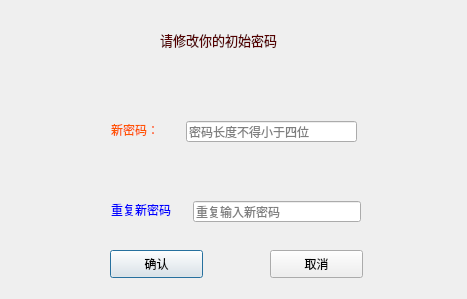
<?xml version="1.0" encoding="UTF-8"?>
<ui version="4.0">
 <class>edit_password</class>
 <widget class="QDialog" name="edit_password">
  <property name="geometry">
   <rect>
    <x>0</x>
    <y>0</y>
    <width>467</width>
    <height>299</height>
   </rect>
  </property>
  <property name="windowTitle">
   <string>修改初始密码</string>
  </property>
  <property name="styleSheet">
   <string notr="true">#edit_password{
border-image: url(:/school_logo/C:/Users/Defend/Desktop/picture/2.png);
}
#edit_password * {
border-image:url();
}</string>
  </property>
  <widget class="QLabel" name="label">
   <property name="geometry">
    <rect>
     <x>160</x>
     <y>30</y>
     <width>161</width>
     <height>21</height>
    </rect>
   </property>
   <property name="styleSheet">
    <string notr="true">border-image: url();</string>
   </property>
   <property name="text">
    <string>&lt;html&gt;&lt;head/&gt;&lt;body&gt;&lt;p&gt;&lt;span style=&quot; font-size:10pt; color:#550000;&quot;&gt;请修改你的初始密码&lt;/span&gt;&lt;/p&gt;&lt;/body&gt;&lt;/html&gt;</string>
   </property>
  </widget>
  <widget class="QLineEdit" name="lineEdit">
   <property name="geometry">
    <rect>
     <x>186</x>
     <y>121</y>
     <width>171</width>
     <height>21</height>
    </rect>
   </property>
   <property name="styleSheet">
    <string notr="true">border-image: url();</string>
   </property>
   <property name="placeholderText">
    <string>密码长度不得小于四位</string>
   </property>
  </widget>
  <widget class="QLabel" name="label_2">
   <property name="geometry">
    <rect>
     <x>111</x>
     <y>121</y>
     <width>68</width>
     <height>17</height>
    </rect>
   </property>
   <property name="styleSheet">
    <string notr="true">border-image: url();</string>
   </property>
   <property name="text">
    <string>&lt;html&gt;&lt;head/&gt;&lt;body&gt;&lt;p&gt;&lt;span style=&quot; color:#ff5500;&quot;&gt;新密码：  &lt;/span&gt;&lt;/p&gt;&lt;/body&gt;&lt;/html&gt;</string>
   </property>
  </widget>
  <widget class="QPushButton" name="pushButton">
   <property name="geometry">
    <rect>
     <x>110</x>
     <y>250</y>
     <width>93</width>
     <height>28</height>
    </rect>
   </property>
   <property name="styleSheet">
    <string notr="true">border-image: url();</string>
   </property>
   <property name="text">
    <string>确认</string>
   </property>
  </widget>
  <widget class="QPushButton" name="pushButton_2">
   <property name="geometry">
    <rect>
     <x>270</x>
     <y>250</y>
     <width>93</width>
     <height>28</height>
    </rect>
   </property>
   <property name="styleSheet">
    <string notr="true">border-image: url();</string>
   </property>
   <property name="text">
    <string>取消</string>
   </property>
  </widget>
  <widget class="QLabel" name="label_3">
   <property name="geometry">
    <rect>
     <x>111</x>
     <y>201</y>
     <width>75</width>
     <height>17</height>
    </rect>
   </property>
   <property name="styleSheet">
    <string notr="true">border-image: url();</string>
   </property>
   <property name="text">
    <string>&lt;html&gt;&lt;head/&gt;&lt;body&gt;&lt;p&gt;&lt;span style=&quot; color:#0000ff;&quot;&gt;重复新密码&lt;/span&gt;&lt;/p&gt;&lt;/body&gt;&lt;/html&gt;</string>
   </property>
  </widget>
  <widget class="QLineEdit" name="lineEdit_2">
   <property name="geometry">
    <rect>
     <x>193</x>
     <y>201</y>
     <width>168</width>
     <height>21</height>
    </rect>
   </property>
   <property name="styleSheet">
    <string notr="true">border-image: url();</string>
   </property>
   <property name="placeholderText">
    <string>重复输入新密码</string>
   </property>
  </widget>
 </widget>
 <resources/>
 <connections/>
</ui>
